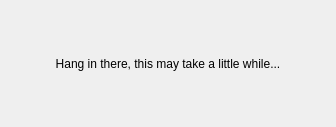
<?xml version="1.0" encoding="UTF-8"?>
<ui version="4.0">
 <class>OperationInProgressDialog</class>
 <widget class="QDialog" name="OperationInProgressDialog">
  <property name="geometry">
   <rect>
    <x>0</x>
    <y>0</y>
    <width>336</width>
    <height>127</height>
   </rect>
  </property>
  <property name="windowTitle">
   <string>Dialog</string>
  </property>
  <layout class="QVBoxLayout" name="verticalLayout">
   <item>
    <widget class="QLabel" name="label">
     <property name="text">
      <string>Hang in there, this may take a little while...</string>
     </property>
     <property name="alignment">
      <set>Qt::AlignCenter</set>
     </property>
    </widget>
   </item>
  </layout>
 </widget>
 <resources/>
 <connections/>
</ui>
